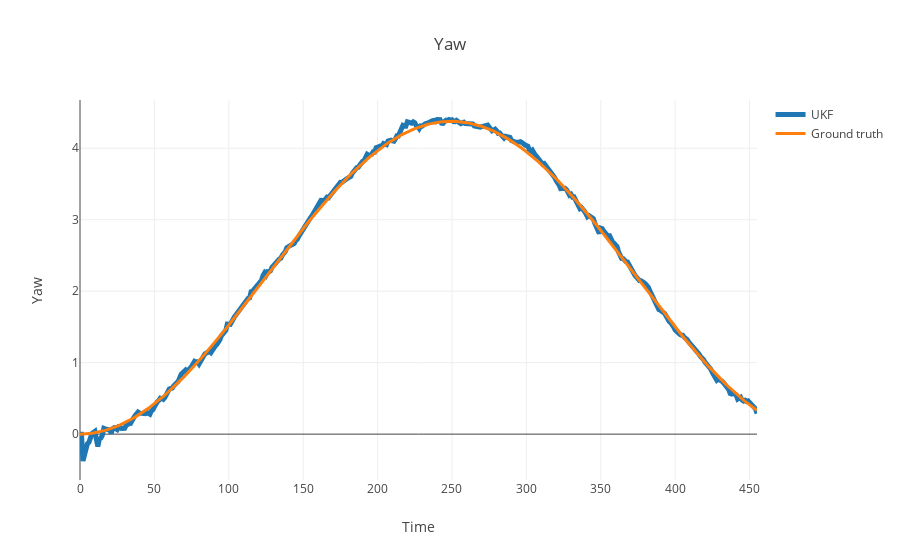

This figure's notebook cell:
### Code cell
data = [
    go.Scatter(
        x=UKF.index,
        y=UKF['yaw_angle_state'],
        name='UKF',
        line = dict(
            width = 5
        )
    ),
    go.Scatter(
        x=UKF.index,
        y=UKF['yaw_ground_truth'],
        name='Ground truth',
        line = dict(
            width = 3
        )
    )
]
layout = go.Layout(
    title='Yaw',
    yaxis=dict(title='Yaw'),
    xaxis=dict(title='Time')
)

fig = go.Figure(data=data, layout=layout)
iplot(fig)

### Figure 1 — Plotly figure (JSON) as saved in the notebook; plotly's stock layout.template omitted (floating-point values rounded to 4 significant figures; data arrays with more than 128 entries replaced by an {"elided": "..."} marker saying what was removed)
{"data": [{"line": {"width": 5}, "name": "UKF", "type": "scatter", "x": {"elided": "456 int values"}, "y": {"elided": "456 float values"}}, {"line": {"width": 3}, "name": "Ground truth", "type": "scatter", "x": {"elided": "456 int values"}, "y": {"elided": "456 float values"}}], "layout": {"title": "Yaw", "xaxis": {"title": "Time"}, "yaxis": {"title": "Yaw"}}}
